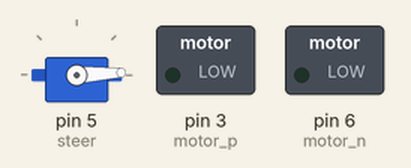
Recording of a sketch running on a simulated Arduino Uno, built with avr-gcc and run on an emulated ATmega328P. On the bench: servo, switched loads named in the sketch (green lamp = pin HIGH).

Above: at 0.05 s.
At 0.7 s:
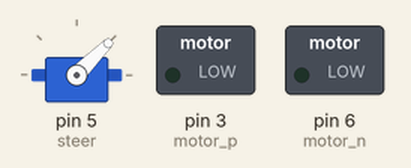
At 1.35 s:
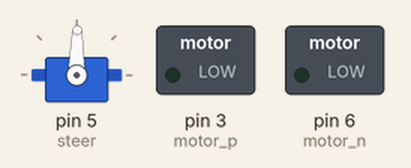
At 2.7 s:
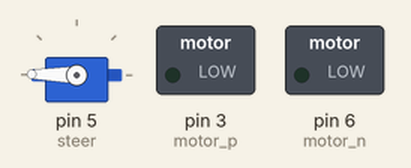
Timing chart, 0 to 6.3 s (numbered marks = the images above):
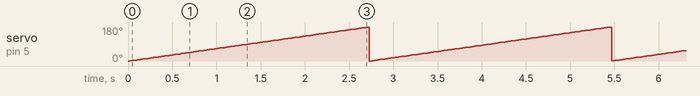

The sketch:

servo_dc.ino
```cpp
#include <Servo.h>

int motor_p = 3;
int motor_n = 6;
int steer = 5;

Servo myservo;
int pos = 0;
bool dir = 0;

void setup() {
  pinMode(motor_p,OUTPUT);
  pinMode(motor_n,OUTPUT);
  myservo.attach(steer);
}

void loop() {
  //analogWrite(motor_p, map(analogRead(A0), 0, 1023, 0, 255) );

  for (pos = 0; pos <= 180; pos+=1 ) {
    myservo.write( dir ? 180-pos : pos );
    delay(15); // waits 15ms for the servo to reach the position
  }
  ~dir;
}
```

Measured:
- by itself, servo on pin 5 (steer): ramps from 0° to 180° and jumps back, once every 2.7 s
